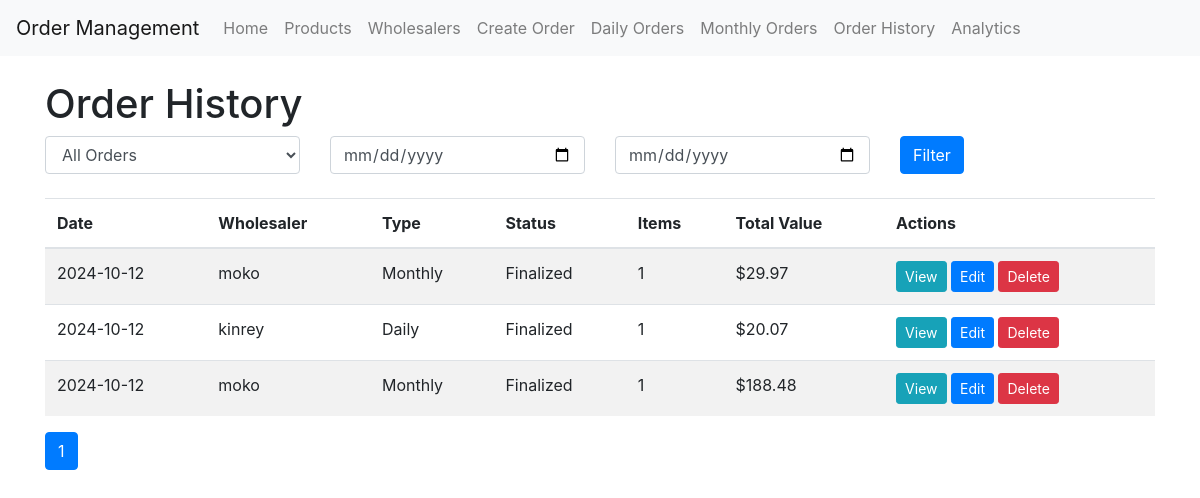
The page /order_history (signed in) on the database as committed earlier.
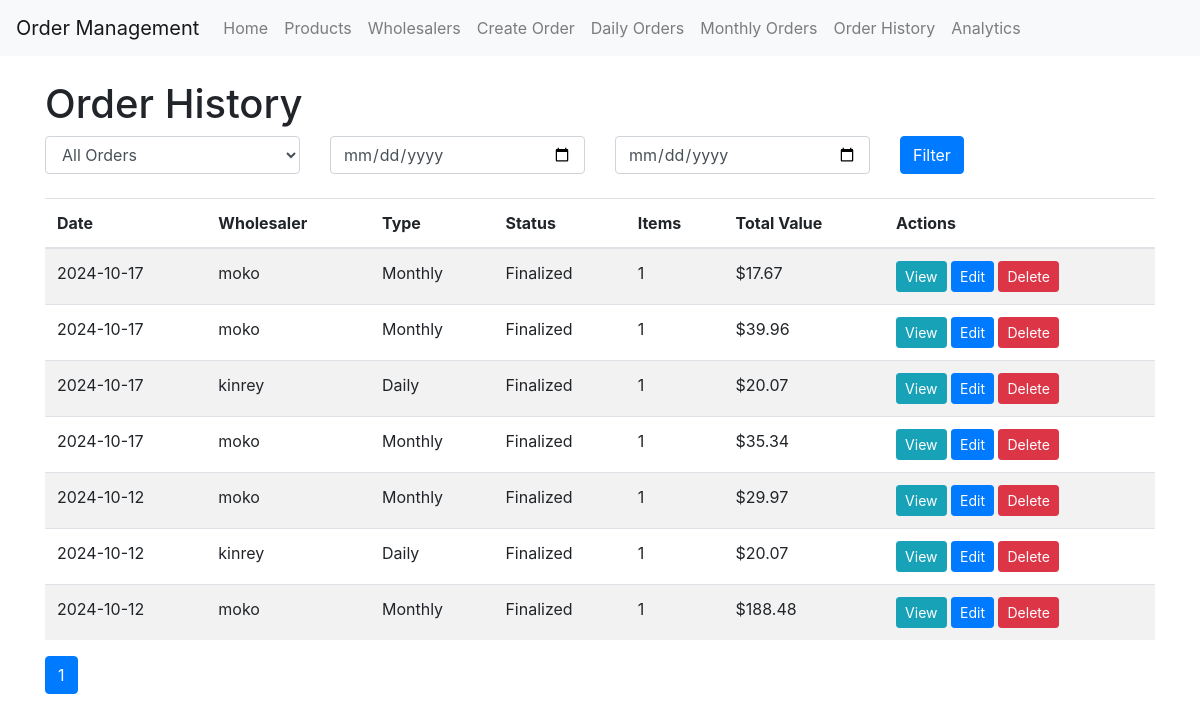
The same page on the database as committed later.
### app/models.py (models this page shows)
class OrderList(db.Model):
    id = db.Column(db.Integer, primary_key=True)
    date = db.Column(db.Date, nullable=False, default=datetime.utcnow().date)
    wholesaler_id = db.Column(db.Integer, db.ForeignKey('wholesaler.id'), nullable=False)
    wholesaler = db.relationship('Wholesaler', back_populates='order_lists')
    items = db.relationship('OrderListItem', back_populates='order_list', cascade='all, delete-orphan')
    status = db.Column(db.String(20), default='pending')  # 'pending', 'finalized'
    type = db.Column(db.String(10), nullable=False)  # 'daily' or 'monthly'
    finalized_date = db.Column(db.DateTime)
    def total_value(self):
        return sum(item.quantity * item.product.price for item in self.items)

class Wholesaler(db.Model):
    id = db.Column(db.Integer, primary_key=True)
    name = db.Column(db.String(100), nullable=False)
    is_daily = db.Column(db.Boolean, default=False)
    contact_person = db.Column(db.String(100))
    email = db.Column(db.String(120))
    phone = db.Column(db.String(20))
    products = db.relationship('Product', back_populates='wholesaler')
    order_lists = db.relationship('OrderList', back_populates='wholesaler')

class OrderListItem(db.Model):
    id = db.Column(db.Integer, primary_key=True)
    order_list_id = db.Column(db.Integer, db.ForeignKey('order_list.id'), nullable=False)
    product_id = db.Column(db.Integer, db.ForeignKey('product.id'), nullable=False)
    quantity = db.Column(db.Integer, nullable=False)
    comment = db.Column(db.Text)
    order_list = db.relationship('OrderList', back_populates='items')
    product = db.relationship('Product', backref='order_items')

class Product(db.Model):
    id = db.Column(db.Integer, primary_key=True)
    product_id = db.Column(db.String(20), unique=True, nullable=False)
    name = db.Column(db.String(100), nullable=False)
    size = db.Column(db.String(50))
    price = db.Column(db.Float, nullable=False)
    wholesaler_id = db.Column(db.Integer, db.ForeignKey('wholesaler.id'), nullable=False)
    wholesaler = db.relationship('Wholesaler', back_populates='products')

### app/main/routes.py (the view)
@bp.route('/order_history')
@login_required
def order_history():
    page = request.args.get('page', 1, type=int)
    per_page = 10  # Number of orders per page
    order_type = request.args.get('type', 'all')
    start_date = request.args.get('start_date')
    end_date = request.args.get('end_date')
    query = OrderList.query.options(
        joinedload(OrderList.items).joinedload(OrderListItem.product)
    )
    if order_type != 'all':
        query = query.filter(OrderList.type == order_type)
    if start_date:
        query = query.filter(OrderList.date >= datetime.strptime(start_date, '%Y-%m-%d').date())
    if end_date:
        query = query.filter(OrderList.date <= datetime.strptime(end_date, '%Y-%m-%d').date())
    sort_by = request.args.get('sort_by', 'date')
    sort_order = request.args.get('sort_order', 'desc')
    if sort_by == 'date':
        query = query.order_by(desc(OrderList.date) if sort_order == 'desc' else OrderList.date)
    elif sort_by == 'wholesaler':
        query = query.join(Wholesaler).order_by(desc(Wholesaler.name) if sort_order == 'desc' else Wholesaler.name)
    orders = query.paginate(page=page, per_page=per_page, error_out=False)
    return render_template('order_history.html', title='Order History', orders=orders,
                           order_type=order_type, start_date=start_date, end_date=end_date,
                           sort_by=sort_by, sort_order=sort_order)

### app/models.py (called while the page is built)
@login.user_loader
def load_user(id):
    return User.query.get(int(id))

### app/templates/order_history.html (shortened to what this page needs)
{% extends "base.html" %}
{% block content %}
<h1>Order History</h1>
<form method="GET" class="mb-4">
    <div class="row">
        <div class="col-md-3">
            <select name="type" class="form-control">
                <option value="all" {% if order_type == 'all' %}selected{% endif %}>All Orders</option>
            </select>
        </div>
        <div class="col-md-3">
            <input type="date" name="start_date" class="form-control" value="{{ start_date or '' }}" placeholder="Start Date">
        </div>
        <div class="col-md-3">
            <input type="date" name="end_date" class="form-control" value="{{ end_date or '' }}" placeholder="End Date">
        </div>
        <div class="col-md-3">
            <button type="submit" class="btn btn-primary">Filter</button>
        </div>
    </div>
</form>
{% if orders.items %}
    <table class="table table-striped">
        <thead>
            <tr>
                <th>Date</th>
                <th>Wholesaler</th>
                <th>Type</th>
                <th>Status</th>
                <th>Items</th>
                <th>Total Value</th>
                <th>Actions</th>
            </tr>
        </thead>
        <tbody>
            {% for order in orders.items %}
                <tr>
                    <td>{{ order.date.strftime('%Y-%m-%d') }}</td>
                    <td>{{ order.wholesaler.name }}</td>
                    <td>{{ order.type|capitalize }}</td>
                    <td>{{ order.status|capitalize }}</td>
                    <td>{{ order.items|length }}</td>
                    <td>
                        ${{ "%.2f"|format(order.total_value()) }}
                    </td>
                    <td>
                        <a href="{{ url_for('main.view_order', order_id=order.id) }}" class="btn btn-sm btn-info">View</a>
                        <a href="{{ url_for('main.edit_order', order_id=order.id) }}" class="btn btn-sm btn-primary">Edit</a>
                        <form action="{{ url_for('main.delete_order', order_id=order.id) }}" method="POST" style="display: inline;">
                            <button type="submit" class="btn btn-sm btn-danger" onclick="return confirm('Are you sure you want to delete this order?')">Delete</button>
                        </form>
                    </td>
                </tr>
            {% endfor %}
        </tbody>
    </table>
    <nav aria-label="Order history pagination">
        <ul class="pagination">
            {% for page in orders.iter_pages() %}
                {% if page %}
                    <li class="page-item {{ 'active' if page == orders.page else '' }}">
                        <a class="page-link" href="{{ url_for('main.order_history', page=page, type=order_type, start_date=start_date, end_date=end_date, sort_by=sort_by, sort_order=sort_order) }}">{{ page }}</a>
                    </li>
                {% else %}
                    <li class="page-item disabled">
                        <span class="page-link">...</span>
                    </li>
                {% endif %}
            {% endfor %}
        </ul>
    </nav>
{% else %}
    <p>No orders found.</p>
{% endif %}
{% endblock %}

### app/templates/base.html (shortened to what this page needs)
<!DOCTYPE html>
<html lang="en">
<head>
    <link rel="stylesheet" href="https://stackpath.bootstrapcdn.com/bootstrap/4.5.2/css/bootstrap.min.css">
</head>
<body>
    <nav class="navbar navbar-expand-lg navbar-light bg-light">
        <a class="navbar-brand" href="{{ url_for('main.index') }}">Order Management</a>
        <div class="collapse navbar-collapse" id="navbarNav">
            <ul class="navbar-nav">
                <li class="nav-item">
                    <a class="nav-link" href="{{ url_for('main.index') }}">Home</a>
                </li>
                <li class="nav-item">
                    <a class="nav-link" href="{{ url_for('main.products') }}">Products</a>
                </li>
                <li class="nav-item">
                    <a class="nav-link" href="{{ url_for('main.list_wholesalers') }}">Wholesalers</a>
                </li>
                <li class="nav-item">
                    <a class="nav-link" href="{{ url_for('main.create_order_list') }}">Create Order</a>
                </li>
                <li class="nav-item">
                    <a class="nav-link" href="{{ url_for('main.daily_orders') }}">Daily Orders</a>
                </li>
                <li class="nav-item">
                    <a class="nav-link" href="{{ url_for('main.monthly_orders') }}">Monthly Orders</a>
                </li>
                <li class="nav-item">
                    <a class="nav-link" href="{{ url_for('main.order_history') }}">Order History</a>
                </li>
                <li class="nav-item">
                    <a class="nav-link" href="{{ url_for('main.analytics') }}">Analytics</a>
                </li>
            </ul>
        </div>
    </nav>
    <div class="container mt-4">
        {% block content %}{% endblock %}
    </div>
</body>
</html>

Rows that differ between the two databases and show on the page:
added OrderList: date "2024-10-17", wholesaler.name "moko", type "Monthly", status "Finalized", items|length "1"
added OrderListItem: total_value "17.67"
added OrderList: date "2024-10-17", wholesaler.name "moko", type "Monthly", status "Finalized", items|length "1"
added OrderListItem: total_value "39.96"
added OrderList: date "2024-10-17", wholesaler.name "kinrey", type "Daily", status "Finalized", items|length "1"
added OrderListItem: total_value "20.07"
added OrderList: date "2024-10-17", wholesaler.name "moko", type "Monthly", status "Finalized", items|length "1"
added OrderListItem: total_value "35.34"
